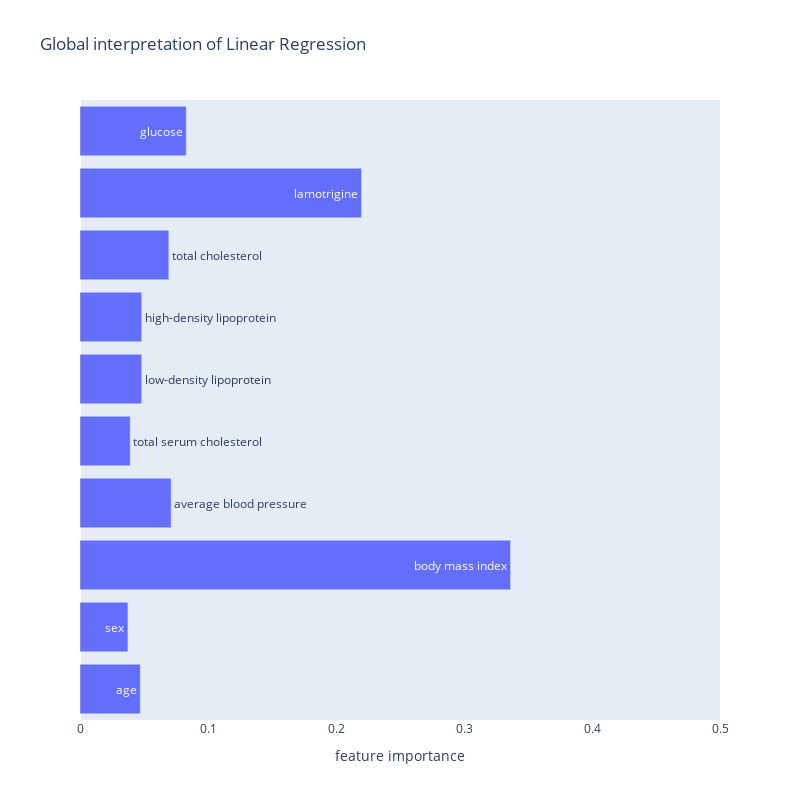

Source (notebook cell):
### Code cell
import plotly.express as px
fig = px.bar(xgb_df, y='variable', x='feature_importance', orientation='h', range_x=(0, 0.5), text='variable', title='Global interpretation of Linear Regression', height=800, width=800, labels={'feature_importance': 'feature importance'})
fig.update_yaxes(visible=False, showticklabels=False)
fig.update_xaxes(showgrid=False)
fig.show()

### Figure 1 — Plotly figure (JSON) as saved in the notebook; plotly's stock layout.template omitted (floating-point values rounded to 4 significant figures)
{"data": [{"alignmentgroup": "True", "hovertemplate": "feature importance=%{x}<br>variable=%{text}<extra></extra>", "legendgroup": "", "marker": {"color": "#636efa", "pattern": {"shape": ""}}, "name": "", "offsetgroup": "", "orientation": "h", "showlegend": false, "text": ["age", "sex", "body mass index", "average blood pressure", "total serum cholesterol", "low-density lipoprotein", "high-density lipoprotein", "total cholesterol", "lamotrigine", "glucose"], "textposition": "auto", "type": "bar", "x": [0.04711, 0.03743, 0.3364, 0.07117, 0.03921, 0.04822, 0.04821, 0.06939, 0.2199, 0.083], "xaxis": "x", "y": ["age", "sex", "body mass index", "average blood pressure", "total serum cholesterol", "low-density lipoprotein", "high-density lipoprotein", "total cholesterol", "lamotrigine", "glucose"], "yaxis": "y"}], "layout": {"barmode": "relative", "height": 800, "legend": {"tracegroupgap": 0}, "title": {"text": "Global interpretation of Linear Regression"}, "width": 800, "xaxis": {"anchor": "y", "domain": [0, 1], "range": [0, 0.5], "showgrid": false, "title": {"text": "feature importance"}}, "yaxis": {"anchor": "x", "domain": [0, 1], "showticklabels": false, "title": {"text": "variable"}, "visible": false}}}
